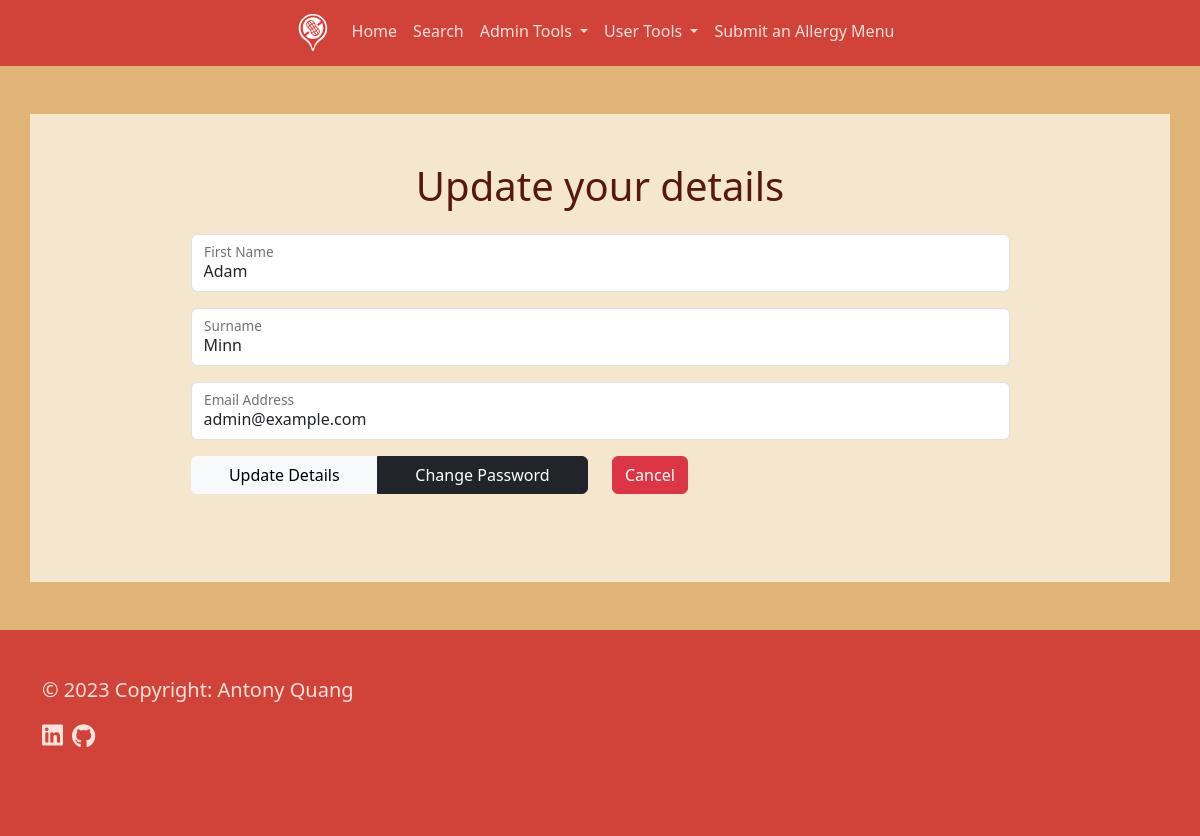
The page /users/edit-profile/1 (signed in) on the database its author committed.
### application/models.py (models this page shows, shortened)
class User(db.Model, UserMixin):
    __tablename__ = "users"
    id = db.Column(db.Integer, primary_key=True)
    user_type = db.Column(db.String(), default="User", nullable=False)
    username = db.Column(db.String(30), unique=True, nullable=False)
    first_name = db.Column(db.String(50), unique=False, nullable=False)
    surname = db.Column(db.String(50), unique=False, nullable=False)
    password = db.Column(db.String(180), unique=False, nullable=False)
    email = db.Column(db.String(180), unique=True, nullable=False)
    start_datetime = db.Column(db.DateTime, nullable=False)
    updated_datetime = db.Column(db.DateTime)
    favourites = db.relationship("Restaurant", secondary=user_restaurant, backref="fans")
    reports = db.relationship("Report", back_populates="parent_user")

### application/users/routes.py (the view, shortened to what this page needs)
@bp.route("/edit-profile/<int:user_id>", methods=["GET", "POST"])
@login_required
def edit_profile(user_id):
    if current_user.id != user_id:
        flash("You do not have access to this page", category="danger")
        return redirect(url_for("public.home"))
    user = User.query.get_or_404(user_id)
    user_form = EditUserForm()
    return render_template("users/edit_profile.html", user_form=user_form, user=user)

### application/users/user_forms.py
class EditUserForm(FlaskForm):
    first_name = StringField("First Name", [validators.Length(min=3, max=50), validators.DataRequired()])
    surname = StringField("Surname", [validators.Length(min=3, max=50), validators.DataRequired()])
    email = EmailField("Email Address", [validators.Length(min=6, max=180), validators.Email()])
    update = SubmitField("Update Details")

### application/models.py (called while the page is built)
@login_manager.user_loader
def user_loader(user_id):
    return User.query.get(user_id)

### application/templates/users/edit_profile.html (shortened to what this page needs)
{% extends "header.html" %}
{% block content %}
<div class="fluid-container orange-section py-5">
    <div class="container py-5 neutral-section ">
        <div class="row">
            <div class="col text-center  mb-3">
                <h1>Update your details</h1>
            </div>
        </div>
        <div class="row mx-auto">
            <div class="col">
                <form method="POST" action="{{ url_for('users.edit_profile', user_id=user.id) }}" class="w-75 mx-auto">
                    <div class="form-floating mb-3">
                        {{ user_form.first_name(class="form-control", id="floatingFirstname", value=user.first_name) }}
                        {{ user_form.first_name.label(for="floatingFirstname") }}
                    </div>
                    <div class="form-floating mb-3">
                        {{ user_form.surname(class="form-control", id="floatingSurname", value=user.surname) }}
                        {{ user_form.surname.label(for="floatingSurname") }}
                    </div>
                    <div class="form-floating mb-3">
                        {{ user_form.email(class="form-control", id="floatingEmail", value=user.email) }}
                        {{ user_form.email.label(for="floatingEmail") }}
                    </div>
                    <div class="mb-3 row">
                        <div class="col btn-group mx-auto mb-4">
                            {{ user_form.update(class="btn btn-light") }}
                            <a class="btn btn-dark" href="{{ url_for('users.change_password', user_id=user.id) }}">Change Password</a>
                        </div>
                        <div class="col ">
                            <a class="btn btn-danger " href="{{ url_for('users.user_profile', user_id=user.id) }}">Cancel</a>
                        </div>
                    </div>
                </form>
            </div>
        </div>
    </div>
</div>
{% endblock %}

### application/static/css/styles.css (style rules this page uses)
html { min-height: 100%; min-width: 100%; overflow-y: scroll; }
body { background-color: #d14338; scroll-behavior: smooth; min-height: 100%; }
.orange-section { background: #E0B477; color: #e4f5f0; }
.neutral-section { color: #57180f; background: #f5e7ce; }

### rows shown on the page
User: first_name "Adam", surname "Minn", email "admin@example.com"
